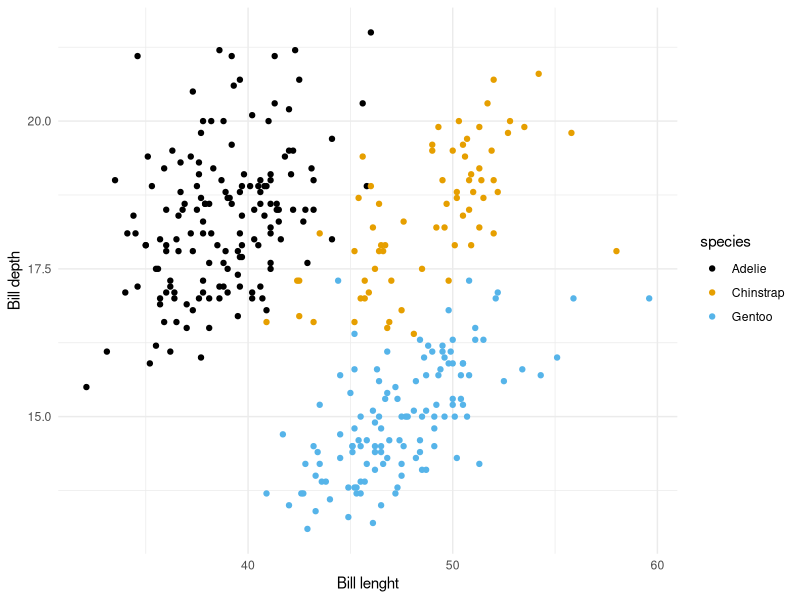

R code for this plot:
## ---- chunk 1
1 + 1
## ---- chunk 2
#| echo: false
2 * 2
## ---- chunk 3
#| label: bill-dims-species
#| fig-width: 5
#| fig-asp: 0.618
#| echo: false
#| warning: false
library(palmerpenguins)
library(tidyverse)
library(ggthemes)




penguins %>% 
  ggplot(aes(x = bill_length_mm, y = bill_depth_mm, color = species))+
  geom_point()+
  theme_minimal()+
  scale_color_colorblind()+
  labs(x = "Bill lenght", y = "Bill depth")
